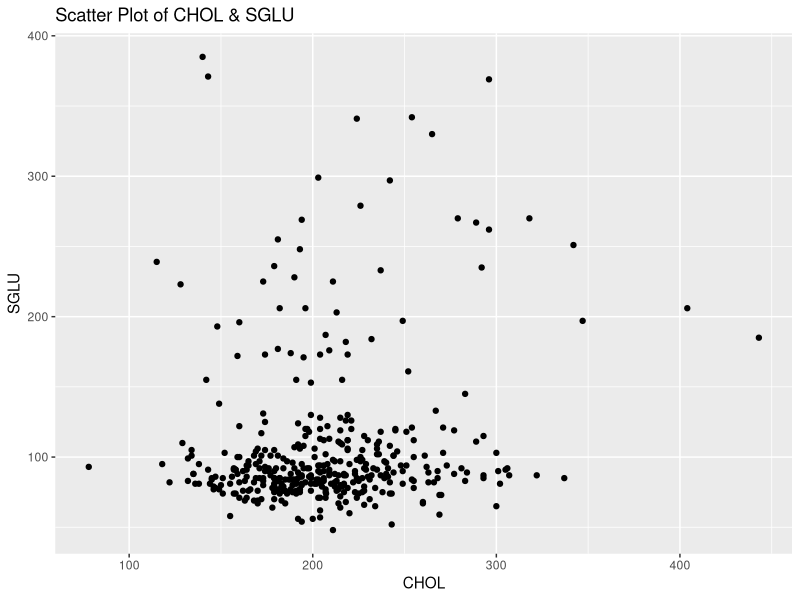
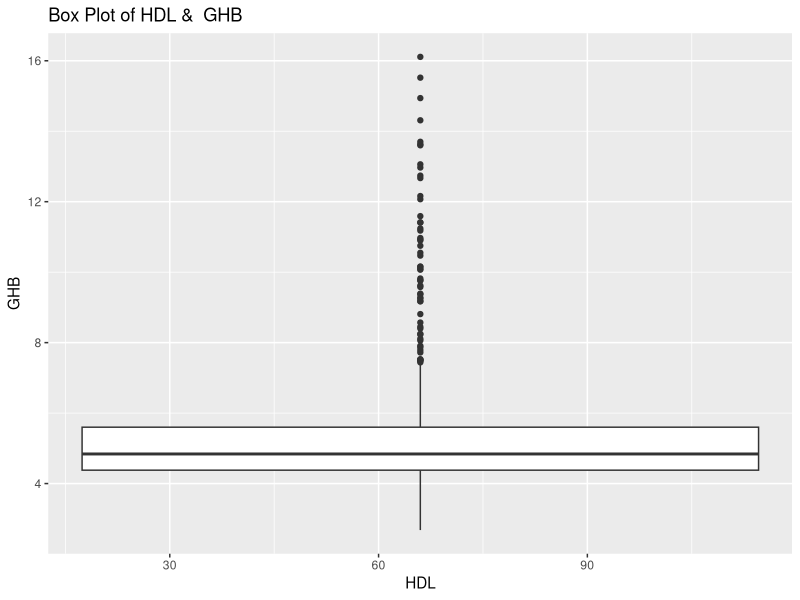
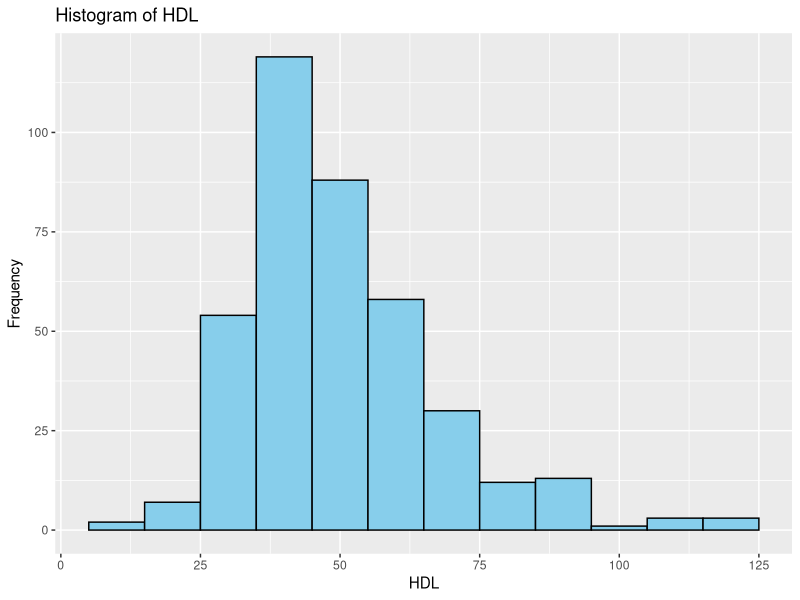
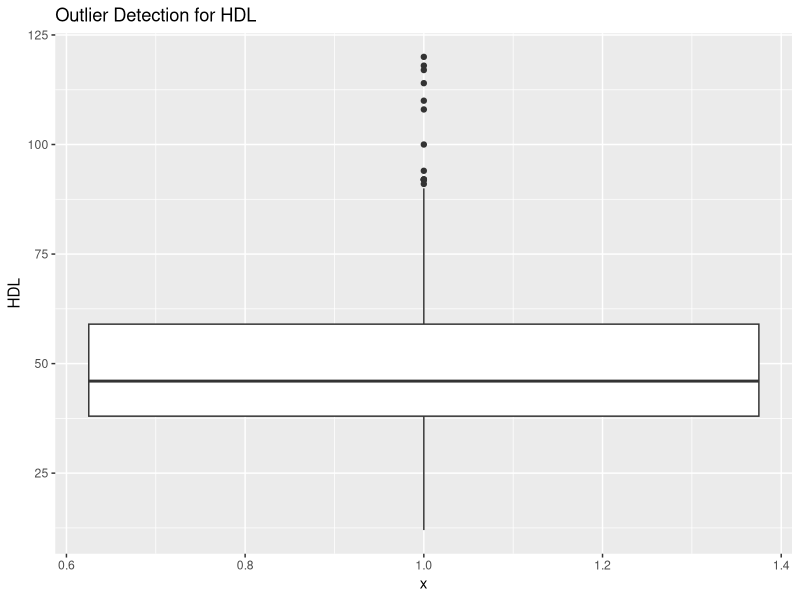
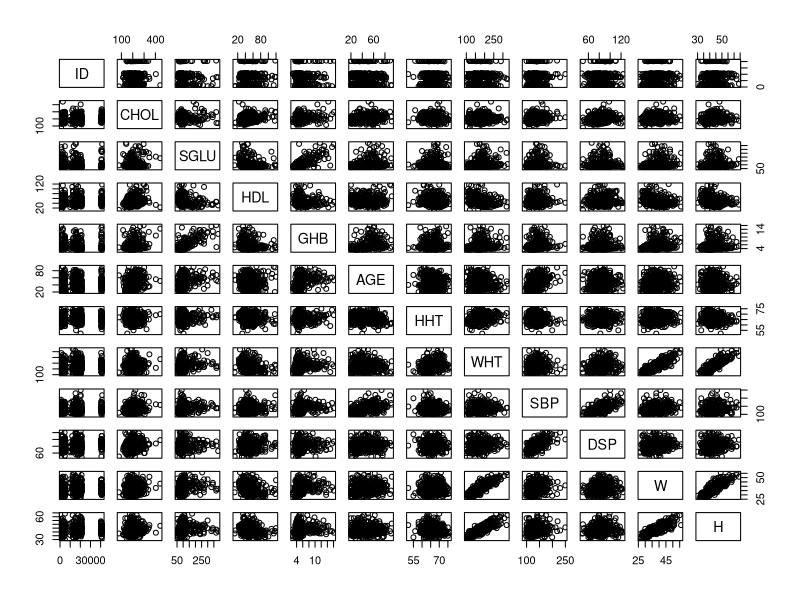

Write the R code that produced these figures, in order.
#################################################################
# EDA
#################################################################


library(ggplot2)
library(dplyr)
library(rpart)


column_names <- c("ID", "CHOL", "SGLU", "HDL", "GHB", "LOCATION", "AGE", "GENDER", "HHT", "WHT", "FRAME", "SBP", "DSP", "W", "H")
data <- read.table("Dataset5.txt", header = FALSE, sep = "\t", col.names = column_names)

#################################
# Explore
#################################

head(data)
summary(data)
str(data)
dim(data)


#################################
# NA
#################################


col_na <- colnames(data)[colSums(is.na(data)) > 0]
# only numerical variables has NA values 

input_na <- function(data, method){
  if (method == "delete") {
    data <- na.omit(data)
  } else if (method == "mean") {
    data <- data %>% mutate(across(everything(), ~ ifelse(is.na(.), mean(., na.rm = TRUE), .)))
  } else if (method == "medain"){
    data <- data %>% mutate(across(everything(), ~ ifelse(is.na(.), median(., na.rm = TRUE), .)))
  } else if (method == "model"){
    cols_na <- colnames(data)[colSums(is.na(data)) > 0]
    for (col in cols_na) {
      df_without_missing <- data[complete.cases(data), ]
      predictors <- setdiff(names(data), df_without_missing)
      
      # Train a decision tree model
      decision_tree_model <- rpart(
        paste(col, "~ ."),
        data = df_without_missing,
        method = "class"
      )
      # Impute missing values using the decision tree model
      missing_indices <- is.na(data[[col]])
      predicted_values <- predict(decision_tree_model, newdata = data[missing_indices, ], type = "class")
      data[missing_indices, col] <- predicted_values
    }
  } else {
    print("wrong method")
  }
  return(data)
}

data <- input_na(data, "mean")




#################################
# Numerical variables
#################################

num_vars <- sapply(data, is.numeric)
numeric_data <- data[, num_vars]

# corr matrix
correlation_matrix <- cor(numeric_data)
correlation_with_target <- correlation_matrix["GHB", ]
# potrebno preveriti kjer se pojavi vrednost 1 ali -1


# Example using the 'ggplot2' package
ggplot(numeric_data, aes(x = CHOL, y = SGLU)) +
  geom_point() +
  labs(title = "Scatter Plot of CHOL & SGLU")
# se ne vidi nic pametnega (mogoce samo za kasno posebno kombinacijo)



ggplot(numeric_data, aes(x = HDL, y = GHB)) +
  geom_boxplot() +
  labs(title = "Box Plot of HDL &  GHB")



ggplot(numeric_data, aes(x = HDL)) +
  geom_histogram(binwidth = 10, fill = "skyblue", color = "black") +
  labs(title = "Histogram of HDL", x = "HDL", y = "Frequency")


# Outliers
ggplot(data, aes(x = 1, y = HDL)) +
  geom_boxplot() +
  labs(title = "Outlier Detection for HDL")



# Pairwise scatterplot matrix
pairs(numeric_data)

#################################
# Chategorical variables
#################################

#....








